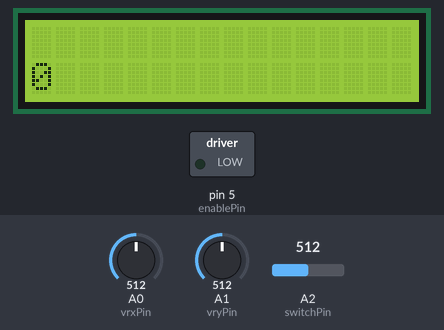
Simulated run of this sketch. Board: Arduino Uno, built with avr-gcc and run on an emulated ATmega328P. On the bench: 16×2 character LCD, switched loads named in the sketch (green lamp = pin HIGH). Dashed ring = blinking. The inputs (shaded band) are chosen by the test bench; at power-on: A0 (vrxPin) = 512, A2 (switchPin) = 512, A1 (vryPin) = 512.

Above: at 1.28 s.
1.3 s: A0 (vrxPin) set to 716
At 1.52 s:
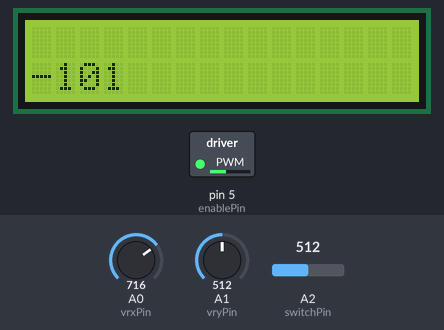
3.5 s: A0 (vrxPin) set to 900
At 4.04 s:
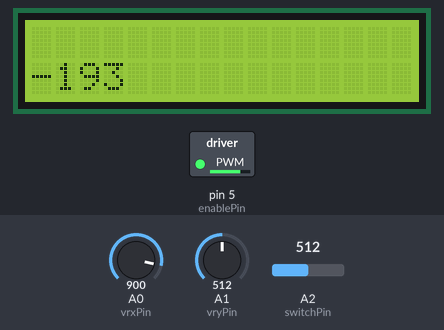
5.7 s: A0 (vrxPin) set to 245
At 5.91 s:
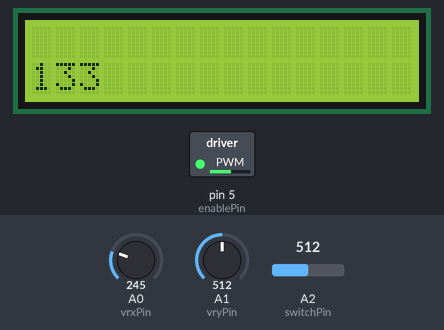
7.9 s: A2 (switchPin) set to 6
9.6 s: A2 (switchPin) set to 3
At 11.0 s:
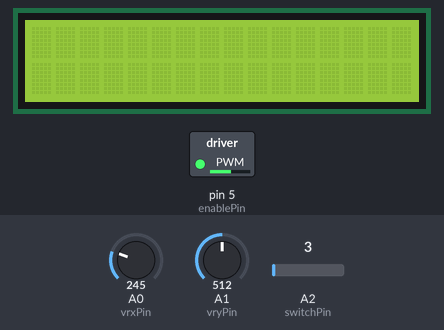
12.6 s: A2 (switchPin) set to 122
At 13.39 s:
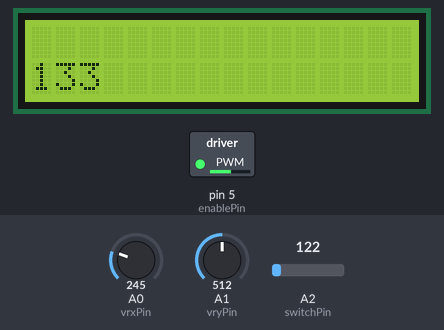
Timing chart, 0 to 15.1 s (numbered marks = the images above; inputs shaded):
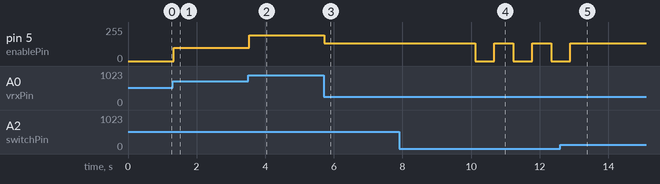

Measured:
- the behaviour switches between 5 and 4 on A2 (switchPin) (found by bisection; images 3 and 4)
- after the input at 1.3 s, pin 5 (enablePin): 0/255 → 101/255 at once; the display: changes at once (image 1)
- after the input at 3.5 s, pin 5 (enablePin): 101/255 → 193/255 at once; the display: changes at once (image 2)
- after the input at 5.7 s, pin 5 (enablePin): 193/255 → 133/255 at once; the display: first differs from a run without the input at once (image 3)
- after the input at 9.6 s, pin 5 (enablePin): alternates 133/255 for 0.55 s and 0/255 for 0.55 s, starting after 0.52 s
- after the input at 12.6 s, pin 5 (enablePin): goes on until 12.9 s, then stays 133/255
- what the display in image 4 shows lasts 0.5 s, from 10.7 s to 11.2 s

The sketch:

LCDDCmotor.ino
```cpp
//This code uses a Joystick to control the position of a motor and then displays its position on an LCD 14x2 display,
//the program required me to set up a range of numbers in order to keep the joycon centered to account for drift
//Dominic DiPiero
#include <LiquidCrystal.h>
int vrxPin = A0; // x pin
int vryPin = A1; // y pin
int vrxVal, vryVal; // value from joystick
LiquidCrystal lcd(12, 13, 6, 4, 3, 2);
int enablePin = 5;//hbridge Enable
int switchPin = A2;
int in1Pin = 9; //hbridge in1
int in2Pin = 10; //hbridge in2
int motorSpeed; // dc Motor PWM goes to EN
bool motorDirection = true; // dc motor direction
int center = 512; //value received from joystick when at rest maybe need X and y Independent
int deadzone = 12;
bool switchFlag = false;
int switchVal;
int motorSpeedDisp;
void setup() {
  // put your setup code here, to run once:
  Serial.begin(9600);
  pinMode(vrxPin, INPUT);
  pinMode(vryPin, INPUT);
  pinMode(switchPin, INPUT);
  pinMode(enablePin, OUTPUT);
  lcd.begin(16, 2);
  lcd.print("Hello, World!");
}

void loop() {

  //motorSpeedDisp = 0;
  getJoystick();
  setMotor(motorSpeed, motorDirection);
  lcdShow();

}


void getJoystick () { //gets data from joystick
  vrxVal = analogRead(vrxPin);
  vryVal = analogRead(vryPin);
  switchVal = analogRead(switchPin);
  if(switchVal < 5){
    switchFlag = !switchFlag;
    delay(500);
  }

}
void setMotor(int motorSpeed, bool motorDirection) { // dc motor driver determines
  if (vrxVal < center - deadzone && switchFlag == false) { //
    motorSpeed = map(vrxVal, 0, center, 0, 255);
    analogWrite(enablePin, 255 - motorSpeed);
    digitalWrite(in1Pin, motorDirection);
    digitalWrite(in2Pin, !motorDirection);

    motorSpeedDisp = 255 - motorSpeed;
     //lcd.setCursor(0, 0);
    //lcd.print("DC motor: ");
    //lcd.println(motorSpeedDisp);
  }
 else if (vrxVal > center + deadzone && switchFlag == false) {
    motorSpeed = map(vrxVal, center, 1023, 0, 255);
    analogWrite(enablePin, motorSpeed);
    digitalWrite(in1Pin,  !motorDirection);
    digitalWrite(in2Pin, motorDirection);

    motorSpeedDisp = -motorSpeed;
    // lcd.setCursor(0, 0);
    //lcd.print("DC motor: ");
    //lcd.println(motorSpeedDisp);
  }
 else{
  motorSpeed = 0;
  analogWrite(enablePin, motorSpeed);
  motorSpeedDisp = motorSpeed;

 }
}
void lcdShow(){
  //lcd.setCursor(0, 0);
    //lcd.print("+: ");
  lcd.setCursor(0, 1);
  if(motorSpeedDisp > 255){
    motorSpeedDisp = 255;
  }
  else if (motorSpeed < -255){
    motorSpeedDisp = -255;
  }
  lcd.print(motorSpeedDisp);
  delay(50);
  lcd.clear();
  lcd.setCursor(0, 0);
}
```
